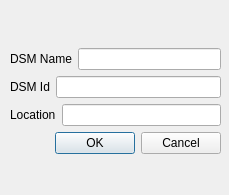
<?xml version="1.0" encoding="UTF-8"?>
<ui version="4.0">
 <class>config::AddDSMComboDialog</class>
 <widget class="QDialog" name="config::AddDSMComboDialog">
  <property name="geometry">
   <rect>
    <x>0</x>
    <y>0</y>
    <width>229</width>
    <height>195</height>
   </rect>
  </property>
  <property name="sizePolicy">
   <sizepolicy hsizetype="MinimumExpanding" vsizetype="MinimumExpanding">
    <horstretch>0</horstretch>
    <verstretch>0</verstretch>
   </sizepolicy>
  </property>
  <property name="windowTitle">
   <string>Add DSM</string>
  </property>
  <widget class="QWidget" name="layoutWidget">
   <property name="geometry">
    <rect>
     <x>10</x>
     <y>10</y>
     <width>211</width>
     <height>182</height>
    </rect>
   </property>
   <layout class="QVBoxLayout" name="verticalLayout_2">
    <item>
     <spacer name="verticalSpacer_top">
      <property name="orientation">
       <enum>Qt::Vertical</enum>
      </property>
      <property name="sizeHint" stdset="0">
       <size>
        <width>168</width>
        <height>13</height>
       </size>
      </property>
     </spacer>
    </item>
    <item>
     <layout class="QHBoxLayout" name="DSMNameLayout">
      <item>
       <widget class="QLabel" name="DSMNameLabel">
        <property name="text">
         <string>DSM Name</string>
        </property>
       </widget>
      </item>
      <item>
       <widget class="QLineEdit" name="DSMNameText"/>
      </item>
     </layout>
    </item>
    <item>
     <layout class="QHBoxLayout" name="DSMIdLayout">
      <item>
       <widget class="QLabel" name="DSMIdLabel">
        <property name="text">
         <string>DSM Id</string>
        </property>
        <property name="buddy">
         <cstring>DSMIdText</cstring>
        </property>
       </widget>
      </item>
      <item>
       <widget class="QLineEdit" name="DSMIdText">
        <property name="toolTip">
         <string extracomment="Numeric Id - default is know unique - must be unique"/>
        </property>
        <property name="inputMask">
         <string/>
        </property>
        <property name="text">
         <string/>
        </property>
        <property name="frame">
         <bool>true</bool>
        </property>
        <property name="readOnly">
         <bool>false</bool>
        </property>
       </widget>
      </item>
     </layout>
    </item>
    <item>
     <layout class="QHBoxLayout" name="LocationLayout">
      <item>
       <widget class="QLabel" name="LocationLabel">
        <property name="text">
         <string>Location</string>
        </property>
        <property name="buddy">
         <cstring>LocationText</cstring>
        </property>
       </widget>
      </item>
      <item>
       <widget class="QLineEdit" name="LocationText">
        <property name="toolTip">
         <string extracomment="Where is DSM located in Plane"/>
        </property>
        <property name="inputMask">
         <string/>
        </property>
        <property name="text">
         <string/>
        </property>
       </widget>
      </item>
     </layout>
    </item>
    <item>
     <widget class="QDialogButtonBox" name="buttonBox">
      <property name="orientation">
       <enum>Qt::Horizontal</enum>
      </property>
      <property name="standardButtons">
       <set>QDialogButtonBox::Cancel|QDialogButtonBox::Ok</set>
      </property>
     </widget>
    </item>
    <item>
     <spacer name="verticalSpacer_bottom">
      <property name="orientation">
       <enum>Qt::Vertical</enum>
      </property>
      <property name="sizeHint" stdset="0">
       <size>
        <width>168</width>
        <height>13</height>
       </size>
      </property>
     </spacer>
    </item>
   </layout>
  </widget>
 </widget>
 <tabstops>
  <tabstop>DSMIdText</tabstop>
  <tabstop>LocationText</tabstop>
 </tabstops>
 <resources/>
 <connections>
  <connection>
   <sender>buttonBox</sender>
   <signal>accepted()</signal>
   <receiver>config::AddDSMComboDialog</receiver>
   <slot>accept()</slot>
   <hints>
    <hint type="sourcelabel">
     <x>204</x>
     <y>134</y>
    </hint>
    <hint type="destinationlabel">
     <x>119</x>
     <y>182</y>
    </hint>
   </hints>
  </connection>
  <connection>
   <sender>buttonBox</sender>
   <signal>rejected()</signal>
   <receiver>config::AddDSMComboDialog</receiver>
   <slot>reject()</slot>
   <hints>
    <hint type="sourcelabel">
     <x>204</x>
     <y>134</y>
    </hint>
    <hint type="destinationlabel">
     <x>73</x>
     <y>229</y>
    </hint>
   </hints>
  </connection>
 </connections>
 <slots>
  <slot>newSensor(QString)</slot>
  <slot>setDevice(int)</slot>
 </slots>
</ui>
